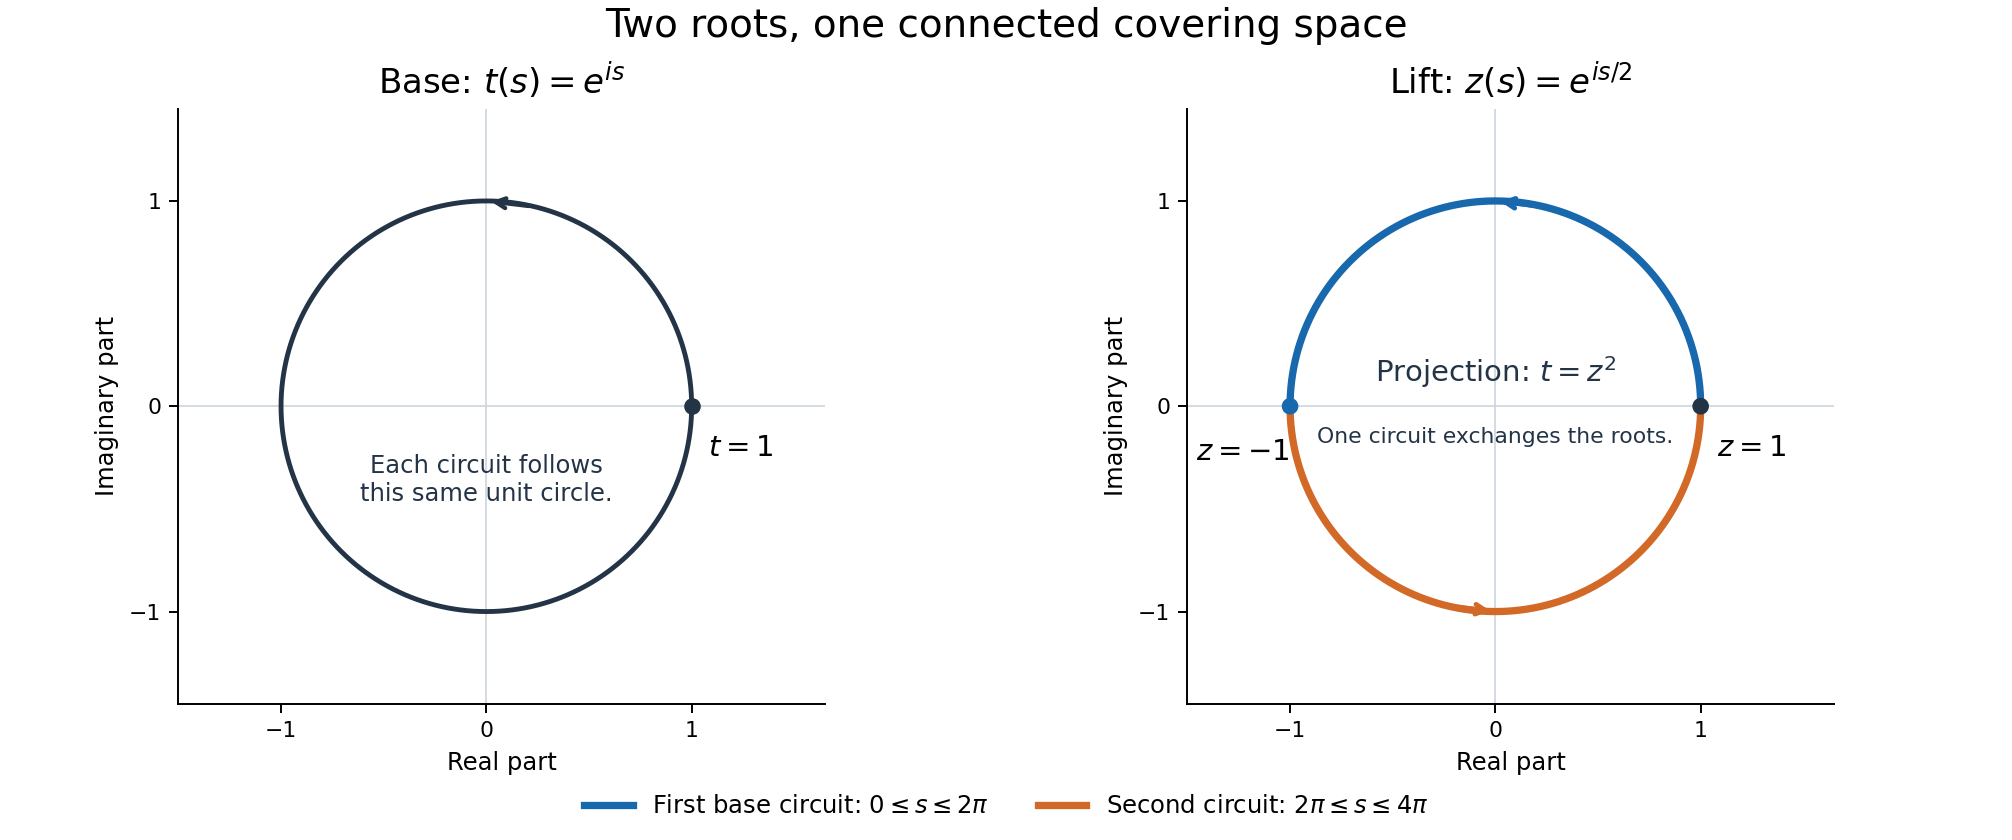

Python code for this plot:
"""Exact unit-circle double-cover illustration for Example 22.46."""
from pathlib import Path
import numpy as np
import matplotlib
matplotlib.use("Agg")
import matplotlib.pyplot as plt

root = Path(__file__).resolve().parent
blue, orange, ink = "#1768ac", "#d26927", "#243447"
fig, axes = plt.subplots(1, 2, figsize=(11.5, 4.8), constrained_layout=True)
theta = np.linspace(0, 2*np.pi, 801)
for ax in axes:
    ax.axhline(0, color="#cdd5df", lw=.7)
    ax.axvline(0, color="#cdd5df", lw=.7)
    ax.set(xlim=(-1.5, 1.65), ylim=(-1.45, 1.45), aspect="equal")
    ax.set_xticks([-1, 0, 1]); ax.set_yticks([-1, 0, 1])
    ax.spines[["top", "right"]].set_visible(False)
    ax.tick_params(labelsize=9)
    ax.set_xlabel("Real part"); ax.set_ylabel("Imaginary part")
axes[0].plot(np.cos(theta), np.sin(theta), color=ink, lw=2)
axes[0].scatter([1], [0], color=ink, s=34, zorder=4)
axes[0].annotate(r"$t=1$", (1, 0), (1.08, -.24), fontsize=12)
axes[0].annotate("", xy=(0, 1), xytext=(.23, .973),
                 arrowprops=dict(arrowstyle="->", color=ink, lw=1.8))
axes[0].set_title(r"Base: $t(s)=e^{is}$", fontsize=14)
axes[0].text(0, -.36, "Each circuit follows\nthis same unit circle.",
             ha="center", va="center", color=ink, fontsize=10)

first = np.linspace(0, np.pi, 401)
second = np.linspace(np.pi, 2*np.pi, 401)
axes[1].plot(np.cos(first), np.sin(first), color=blue, lw=3,
             label=r"First base circuit: $0\leq s\leq2\pi$")
axes[1].plot(np.cos(second), np.sin(second), color=orange, lw=3,
             label=r"Second circuit: $2\pi\leq s\leq4\pi$")
axes[1].scatter([1, -1], [0, 0], c=[ink, blue], s=34, zorder=4)
axes[1].annotate(r"$z=1$", (1, 0), (1.08, -.24), fontsize=12)
axes[1].annotate(r"$z=-1$", (-1, 0), (-1.46, -.26), fontsize=12)
axes[1].annotate("", xy=(0, 1), xytext=(.23, .973),
                 arrowprops=dict(arrowstyle="->", color=blue, lw=2))
axes[1].annotate("", xy=(0, -1), xytext=(-.23, -.973),
                 arrowprops=dict(arrowstyle="->", color=orange, lw=2))
axes[1].text(0, .12, r"Projection: $t=z^2$", ha="center", fontsize=12, color=ink)
axes[1].text(0, -.18, "One circuit exchanges the roots.", ha="center", fontsize=9, color=ink)
axes[1].set_title(r"Lift: $z(s)=e^{is/2}$", fontsize=14)
fig.legend(*axes[1].get_legend_handles_labels(), loc="outside lower center",
           ncol=2, frameon=False, fontsize=10)
fig.suptitle("Two roots, one connected covering space", fontsize=16)
fig.savefig(root/"algebraic-cover-connectedness.png", dpi=175)
plt.close(fig)
